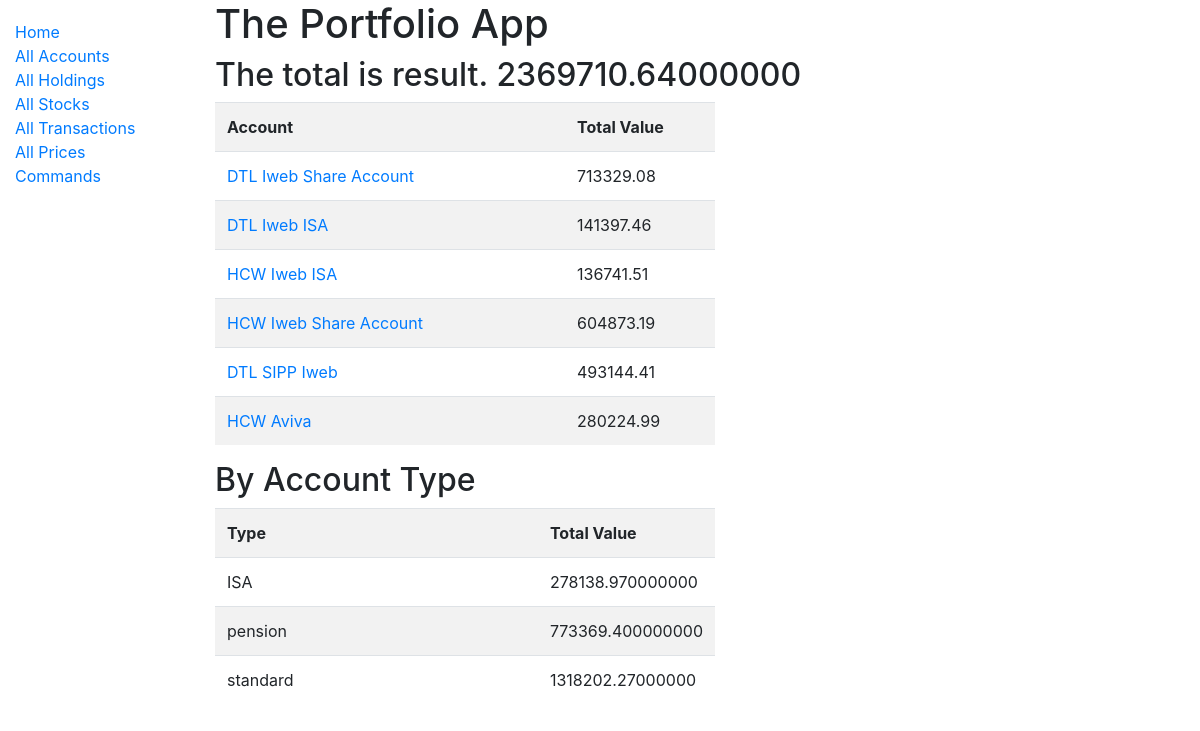
The app's page /, older data.
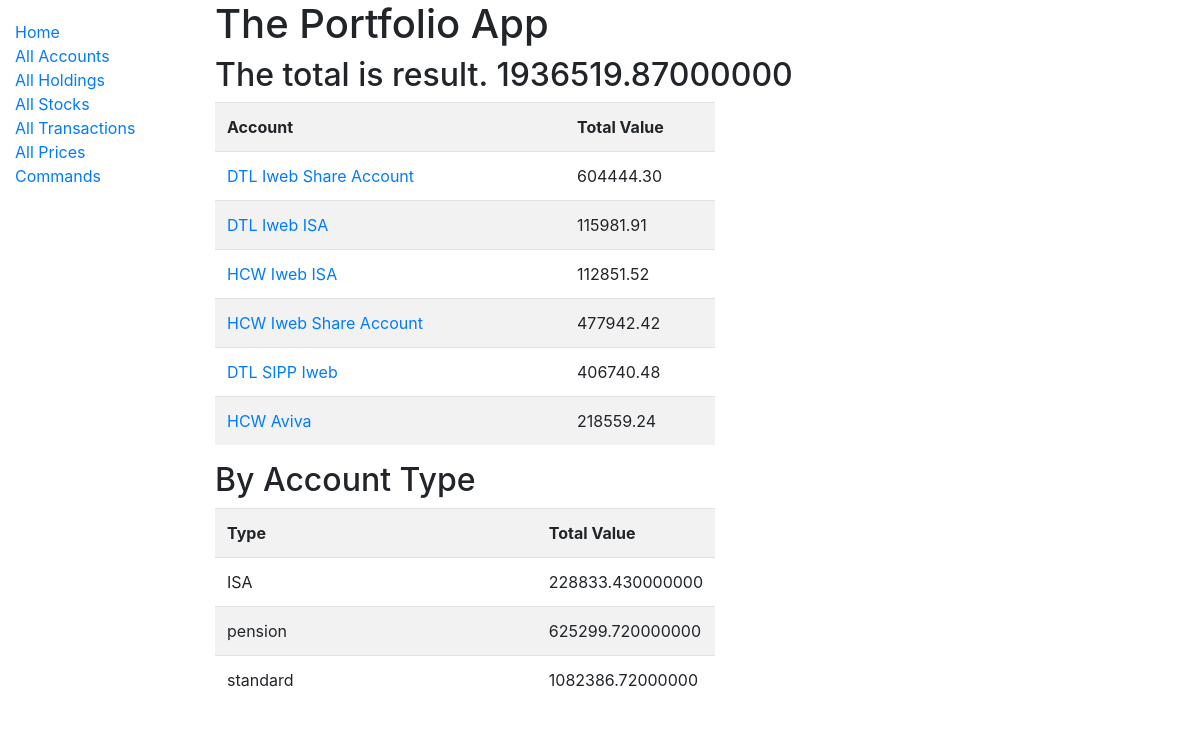
The same page, newer data.
### portfolio/models.py (models this page shows, shortened)
class Account(models.Model):
    name = models.CharField(max_length=50)
    ACCOUNT_TYPE = (
        ('ISA','ISA'),
        ('pension', 'PENSION'),
        ('standard','STANDARD'),
    )
    account_type = models.CharField(max_length=8, choices=ACCOUNT_TYPE, default='buy')
    account_value = models.DecimalField(max_digits=9, decimal_places=2, default = 0)

### portfolio/views.py (the view)
# urls.py: path("", views.summary, name="index"),
def summary(request):
    totals = Account.objects.aggregate(Sum('account_value'))
    accounts = Account.objects.all()
    accounts_by_type = Account.objects.values('account_type').annotate(total_value=Sum('account_value'))
    return render(request, 'portfolio/summary.html', {
    'totals': totals, 'accounts':accounts, 'accounts_by_type': accounts_by_type,
    }, )

### portfolio/templates/portfolio/summary.html
{% extends 'portfolio/base.html' %}
{% block content %}
        <h1>The Portfolio App</h1>
        <h2>The total is result. {{ totals.account_value__sum }}</h2>
        <table style="width: 500px;" class="table table-striped table-condensed">
            <tr>
                <th style="width: 70%">Account</th>
                <th style="width: 30%">Total Value</th>
            </tr>
            {% for account in accounts %}
            <tr>
                <td><a href="/account/{{ account.id}}">{{ account.name }}</a></td>
                <td>{{account.account_value}}</td>
            </tr>
            {% endfor %}
        </table>
        <h2>By Account Type</h2>
        <table  style="width: 500px;" class="table table-striped table-condensed">
            <tr>
                <th style="width: 70%">Type</th>
                <th style="width: 30%">Total Value</th>
            </tr>
            {% for account_by_type in accounts_by_type %}
            <tr>
                <td>{{ account_by_type.account_type }}</td>
                <td>{{account_by_type.total_value}}</td>
            </tr>
            {% endfor %}
        </table>
{% endblock %}

Row changes from the older to the newer data that the page shows:
changed Account "DTL Iweb Share Account": account_value "713329.08" → "604444.30"
changed Account "DTL Iweb ISA": account_value "141397.46" → "115981.91"
changed Account "HCW Iweb ISA": account_value "136741.51" → "112851.52"
changed Account "HCW Iweb Share Account": account_value "604873.19" → "477942.42"
changed Account "DTL SIPP Iweb": account_value "493144.41" → "406740.48"
changed Account "HCW Aviva": account_value "280224.99" → "218559.24"
Text that changed along with them:
{{ totals.account_value__sum }}: "2369710.64000000" → "1936519.87000000"
new list line: "ISA 228833.430000000"
new list line: "pension 625299.720000000"
new list line: "standard 1082386.72000000"
list line gone: "ISA 278138.970000000"
list line gone: "pension 773369.400000000"
list line gone: "standard 1318202.27000000"
